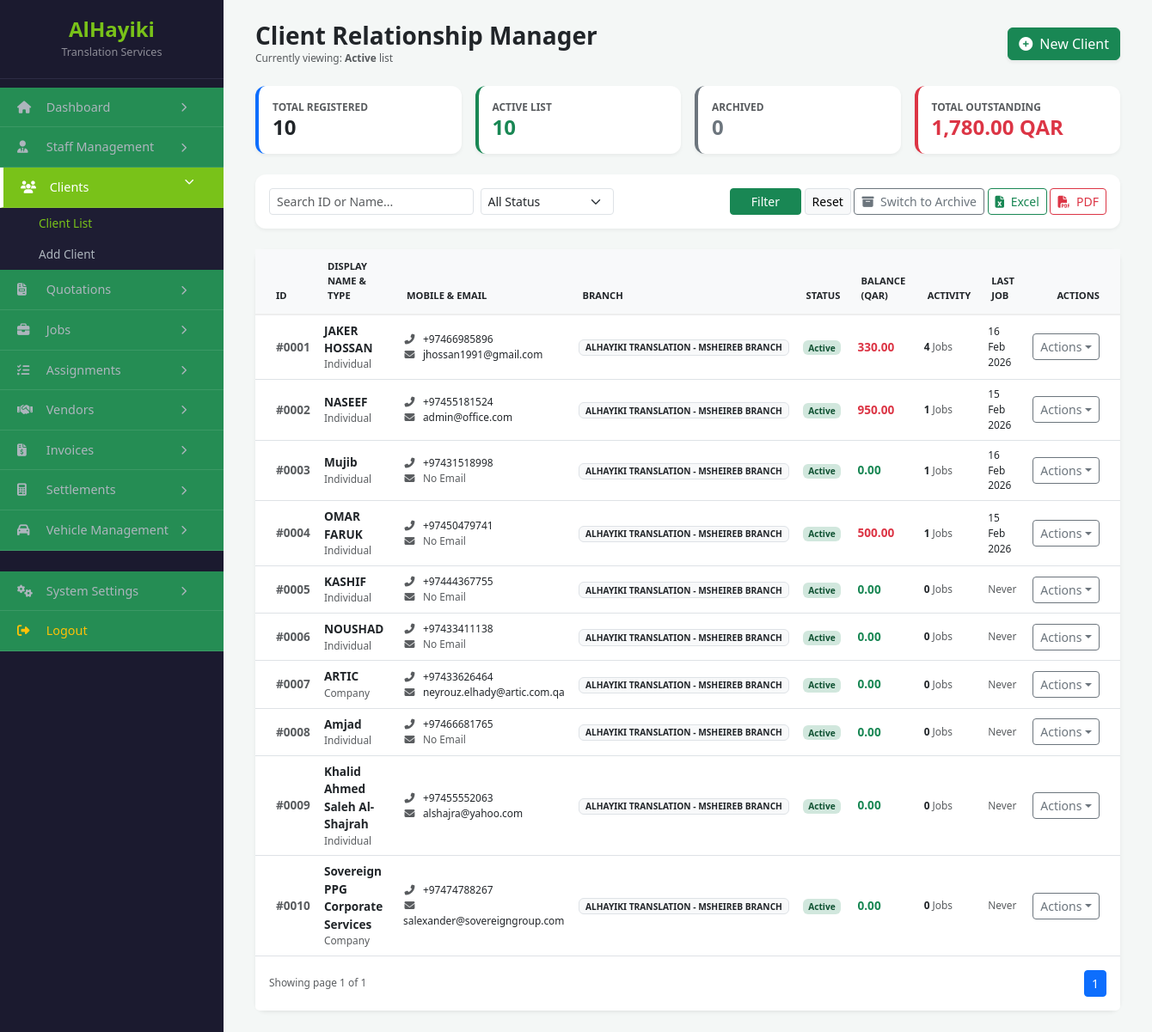
The page /clients.php (signed in) on the database its author committed.
### tables this page shows
CREATE TABLE `clients` (
  `id` int(11) NOT NULL,
  `client_type` enum('Individual','Company') NOT NULL,
  `name` varchar(150) NOT NULL,
  `nationality` varchar(100) DEFAULT NULL,
  `qid_passport` varchar(50) DEFAULT NULL,
  `gender` enum('Male','Female','Other') DEFAULT NULL,
  `company_name` varchar(150) DEFAULT NULL,
  `position` varchar(100) DEFAULT NULL,
  `contact_person` varchar(100) DEFAULT NULL,
  `cr_number` varchar(50) DEFAULT NULL,
  `cr_expiry` date DEFAULT NULL,
  `vat_number` varchar(50) DEFAULT NULL,
  `mobile_primary` varchar(20) NOT NULL,
  `mobile_secondary` varchar(20) DEFAULT NULL,
  `landline` varchar(20) DEFAULT NULL,
  `email` varchar(100) DEFAULT NULL,
  `last_job_date` datetime DEFAULT NULL,
  `website` varchar(255) DEFAULT NULL,
  `address` text DEFAULT NULL,
  `city` varchar(100) DEFAULT NULL,
  `country` varchar(100) DEFAULT 'Qatar',
  `requires_lpo` tinyint(1) DEFAULT 0,
  `has_contract` tinyint(1) DEFAULT 0,
  `contract_start` date DEFAULT NULL,
  `contract_expiry` date DEFAULT NULL,
  `contract_file_path` varchar(255) DEFAULT NULL,
  `delivery_prefs` set('Digital','Office_Collection','Client_Location','On_Request') DEFAULT NULL,
  `internal_notes` text DEFAULT NULL,
  `tags` varchar(255) DEFAULT NULL,
  `is_vip` tinyint(1) DEFAULT 0,
  `status` enum('Active','On Hold','Inactive') DEFAULT 'Active',
  `is_archived` tinyint(1) DEFAULT 0,
  `created_by` int(11) DEFAULT NULL,
  `branch_id` int(11) DEFAULT NULL,
  `is_active` tinyint(1) DEFAULT 1,
  `activity_level` enum('One-Time','Occasional','Regular','Frequent') DEFAULT 'One-Time'
);

CREATE TABLE `branches` (
  `id` int(11) NOT NULL,
  `name` varchar(100) NOT NULL,
  `branch_code` varchar(20) DEFAULT NULL,
  `is_main_branch` tinyint(1) DEFAULT 0,
  `parent_company` varchar(100) DEFAULT NULL,
  `status` enum('Active','Inactive') DEFAULT 'Active',
  `landline` varchar(20) DEFAULT NULL,
  `mobile_numbers` text DEFAULT NULL,
  `emails` text DEFAULT NULL,
  `website` varchar(100) DEFAULT NULL,
  `area` varchar(100) DEFAULT NULL,
  `street_name` varchar(100) DEFAULT NULL,
  `building_number` varchar(20) DEFAULT NULL,
  `zone_number` varchar(20) DEFAULT NULL,
  `city` varchar(50) DEFAULT NULL,
  `country` varchar(50) DEFAULT 'State of Qatar',
  `po_box` varchar(20) DEFAULT NULL,
  `kahramaa_number` varchar(50) DEFAULT NULL,
  `water_number` varchar(50) DEFAULT NULL,
  `google_maps_link` text DEFAULT NULL,
  `legal_documents` longtext DEFAULT NULL CHECK (json_valid(`legal_documents`)),
  `manager_id` int(11) DEFAULT NULL,
  `cr_number` varchar(50) DEFAULT NULL,
  `cr_issue_date` date DEFAULT NULL,
  `cr_expiry_date` date DEFAULT NULL,
  `license_number` varchar(50) DEFAULT NULL,
  `license_expiry_date` date DEFAULT NULL,
  `fire_safety_number` varchar(50) DEFAULT NULL,
  `fire_safety_expiry` date DEFAULT NULL,
  `computer_card_number` varchar(50) DEFAULT NULL,
  `computer_card_expiry` date DEFAULT NULL,
  `chamber_number` varchar(50) DEFAULT NULL,
  `chamber_expiry` date DEFAULT NULL,
  `lease_number` varchar(50) DEFAULT NULL,
  `lease_expiry` date DEFAULT NULL,
  `created_at` timestamp NOT NULL DEFAULT current_timestamp()
);

### clients.php (the view, shortened to what this page needs)
<?php
include 'db.php';
$userBranch = $_SESSION['branch_id'];
$userRoles  = $_SESSION['roles'] ?? [];
$isMainAdmin = (in_array('Admin', $userRoles) && $userBranch == 1);
$page = isset($_GET['page']) ? (int)$_GET['page'] : 1;
$limit = 15;
$offset = ($page - 1) * $limit;
$search    = $_GET['search'] ?? '';
$f_status  = $_GET['status'] ?? '';
$f_branch  = $_GET['branch'] ?? ($isMainAdmin ? '' : $userBranch);
$view_mode = $_GET['view'] ?? 'active';
$params = [];
$whereClauses = [];
$whereClauses[] = ($view_mode === 'archived') ? "c.is_archived = 1" : "c.is_archived = 0";
if ($f_branch) {
    $whereClauses[] = "c.branch_id = ?";
    $params[] = $f_branch;
}
$whereSql = " WHERE " . implode(" AND ", $whereClauses);
$summary = $pdo->query("SELECT
    COUNT(*) as total,
    SUM(CASE WHEN is_archived = 0 THEN 1 ELSE 0 END) as active_count,
    SUM(CASE WHEN is_archived = 1 THEN 1 ELSE 0 END) as archived_count,
    (SELECT SUM(amount_due) FROM jobs WHERE payment_status != 'Paid') as total_due
    FROM clients")->fetch();
$totalRowsStmt = $pdo->prepare("SELECT COUNT(*) FROM clients c $whereSql");
$totalRowsStmt->execute($params);
$totalRows = $totalRowsStmt->fetchColumn();
$totalPages = ceil($totalRows / $limit);
$query = "SELECT c.*,
    b.name as branch_name,
    (SELECT SUM(amount_due) FROM jobs WHERE client_id = c.id AND payment_status != 'Paid') as balance,
    (SELECT MAX(created_at) FROM jobs WHERE client_id = c.id) as last_job_date,
    (SELECT COUNT(*) FROM jobs WHERE client_id = c.id) as activity_count
    FROM clients c
    LEFT JOIN branches b ON c.branch_id = b.id
    $whereSql
    ORDER BY c.id ASC LIMIT $limit OFFSET $offset";
$stmt = $pdo->prepare($query);
$stmt->execute($params);
$clients = $stmt->fetchAll();
?>
<!DOCTYPE html>
<html lang="en">
<head>
    <link href="https://cdn.jsdelivr.net/npm/bootstrap@5.3.0/dist/css/bootstrap.min.css" rel="stylesheet">
    <link rel="stylesheet" href="https://cdnjs.cloudflare.com/ajax/libs/font-awesome/6.4.0/css/all.min.css">
    <link rel="stylesheet" href="https://cdn.datatables.net/1.13.6/css/dataTables.bootstrap5.min.css">
    <link rel="stylesheet" href="https://cdn.datatables.net/buttons/2.4.2/css/buttons.bootstrap5.min.css">
</head>
<body>
<div class="flex-wrapper">
    <?php include 'sidebar.php'; ?>
    <div class="main-content">
        <div class="container-fluid">
            <div class="d-flex justify-content-between align-items-center mb-4">
                <div>
                    <h3 class="fw-bold mb-0 text-dark">Client Relationship Manager</h3>
                    <p class="text-muted small mb-0">Currently viewing: <strong><?= ucfirst($view_mode) ?></strong> list</p>
                </div>
                <a href="add_client.php" class="btn btn-success shadow-sm">
                    <i class="fas fa-plus-circle me-1"></i> New Client
                </a>
            </div>
            <div class="row g-3 mb-4">
                <div class="col-md-3">
                    <div class="card p-3 border-start border-4 border-primary">
                        <small class="text-muted fw-bold">TOTAL REGISTERED</small>
                        <h4 class="fw-bold mb-0"><?= $summary['total'] ?></h4>
                    </div>
                </div>
                <div class="col-md-3">
                    <div class="card p-3 border-start border-4 border-success">
                        <small class="text-muted fw-bold">ACTIVE LIST</small>
                        <h4 class="fw-bold mb-0 text-success"><?= $summary['active_count'] ?></h4>
                    </div>
                </div>
                <div class="col-md-3">
                    <div class="card p-3 border-start border-4 border-secondary">
                        <small class="text-muted fw-bold">ARCHIVED</small>
                        <h4 class="fw-bold mb-0 text-secondary"><?= $summary['archived_count'] ?></h4>
                    </div>
                </div>
                <div class="col-md-3">
                    <div class="card p-3 border-start border-4 border-danger">
                        <small class="text-muted fw-bold">TOTAL OUTSTANDING</small>
                        <h4 class="fw-bold mb-0 text-danger"><?= number_format($summary['total_due'] ?? 0, 2) ?> QAR</h4>
                    </div>
                </div>
            </div>
            <div class="card mb-4">
                <div class="card-body">
                    <form method="GET" class="row g-2 align-items-center">
                        <div class="col-md-3">
                            <input type="text" name="search" id="liveSearch" class="form-control form-control-sm" placeholder="Search ID or Name..." value="<?= htmlspecialchars($search) ?>">
                        </div>
                        <div class="col-md-2">
                            <select name="status" class="form-select form-select-sm">
                                <option value="">All Status</option>
                            </select>
                        </div>
                        <div class="col text-end">
                            <button type="submit" class="btn btn-success btn-sm px-4">Filter</button>
                            <a href="clients.php?view=<?= $view_mode ?>" class="btn btn-light btn-sm border">Reset</a>
                            <a href="?view=<?= $view_mode=='active'?'archived':'active' ?>" class="btn <?= $view_mode=='active'?'btn-outline-secondary':'btn-primary' ?> btn-sm">
                                <i class="fas <?= $view_mode=='active'?'fa-archive':'fa-users' ?> me-1"></i>
                                <?= $view_mode=='active'?'Switch to Archive':'Switch to Active' ?>
                            </a>
                            <button onclick="exportToExcel()" class="btn btn-sm btn-outline-success">
                            <i class="fas fa-file-excel me-1"></i> Excel
                        </button>
                        <button onclick="exportToPDF()" class="btn btn-sm btn-outline-danger">
                            <i class="fas fa-file-pdf me-1"></i> PDF
                        </button>
                        </div>
                    </form>
                </div>
            </div>
            <div class="card shadow-sm">
                <div class="table-responsive">
                    <table class="table table-hover align-middle mb-0" id="clientTable">
                        <thead>
                            <tr>
                                <th class="ps-4">ID</th>
                                <th>Display Name & Type</th>
                                <th>Mobile & Email</th>
                                <th>Branch</th>
                                <th>Status</th>
                                <th>Balance (QAR)</th>
                                <th>Activity</th>
                                <th>Last Job</th>
                                <th class="text-end pe-4">Actions</th>
                            </tr>
                        </thead>
                        <tbody id="live-table-body">
                            <?php foreach($clients as $row): ?>
                            <tr>
                                <td class="ps-4 fw-bold text-muted">#<?= str_pad($row['id'], 4, '0', STR_PAD_LEFT) ?></td>
                                <td>
                                    <a href="client_view.php?id=<?= $row['id'] ?>" class="client-link">
                                        <?= htmlspecialchars($row['name']) ?>
                                    </a>
                                    <div class="small text-muted"><?= $row['client_type'] ?></div>
                                </td>
                                <td>
                                    <ul class="list-unstyled mb-0 small">
                                        <li><i class="fas fa-phone-alt fa-fw me-2 text-muted"></i><?= $row['mobile_primary'] ?></li>
                                        <li><i class="fas fa-envelope fa-fw me-2 text-muted"></i><?= $row['email'] ?: '<span class="text-muted">No Email</span>' ?></li>
                                    </ul>
                                </td>
                                <td>
                                    <span class="badge bg-light text-dark border"><?= htmlspecialchars($row['branch_name'] ?? 'Unassigned') ?></span>
                                </td>
                                <td>
                                    <?php
                                        $s = $row['status'];
                                        $cls = ($s == 'Active') ? 'badge-active' : (($s == 'On Hold') ? 'badge-hold' : 'badge-inactive');
                                    ?>
                                    <span class="badge <?= $cls ?>"><?= $s ?></span>
                                </td>
                                <td>
                                    <?php $bal = $row['balance'] ?? 0; ?>
                                    <span class="fw-bold <?= ($bal > 0) ? 'text-danger' : 'text-success' ?>">
                                        <?= number_format($bal, 2) ?>
                                    </span>
                                </td>
                                <td>
                                    <div class="small">
                                        <span class="fw-bold text-dark"><?= $row['activity_count'] ?></span> <span class="text-muted">Jobs</span>
                                    </div>
                                </td>
                                <td class="small">
                                    <?= $row['last_job_date'] ? date('d M Y', strtotime($row['last_job_date'])) : '<span class="text-muted">Never</span>' ?>
                                </td>
                                <td class="text-end pe-4">
                                    <div class="dropdown">
                                        <button class="btn btn-sm btn-outline-secondary dropdown-toggle" data-bs-toggle="dropdown">Actions</button>
                                    </div>
                                </td>
                            </tr>
                            <?php endforeach; ?>
                        </tbody>
                    </table>
                </div>
                <div class="card-footer bg-white border-0 py-3">
                    <div class="row align-items-center">
                        <div class="col small text-muted">Showing page <?= $page ?> of <?= $totalPages ?: 1 ?></div>
                        <div class="col-auto">
                            <nav><ul class="pagination pagination-sm mb-0">
                                <?php for($i=1; $i<=$totalPages; $i++): ?>
                                    <li class="page-item <?= $i==$page?'active':'' ?>">
                                        <a class="page-link" href="?page=<?= $i ?>&search=<?= urlencode($search) ?>&view=<?= $view_mode ?>&status=<?= $f_status ?>&branch=<?= $f_branch ?>">
                                            <?= $i ?>
                                        </a>
                                    </li>
                                <?php endfor; ?>
                            </ul></nav>
                        </div>
                    </div>
                </div>
            </div>
        </div>
    </div>
</div>
</body>
</html>

### clients.php (style rules this page uses)
:root { --brand: #198754; }
body { background-color: #f4f7f6; font-family: 'Segoe UI', sans-serif; font-size: 0.85rem; }
.flex-wrapper { display: flex; min-height: 100vh; }
.main-content { flex-grow: 1; padding: 25px; }
.card { border: none; box-shadow: 0 0.125rem 0.25rem rgba(0, 0, 0, 0.05); border-radius: 12px; }
.table thead th { background: #f8f9fa; text-transform: uppercase; font-size: 0.7rem; padding: 12px; border-bottom: 2px solid #eee; }
.badge-active { background: #d1e7dd; color: #0f5132; }
.client-link { text-decoration: none; color: #212529; transition: color 0.2s; font-weight: 600; }

### rows shown on the page
clients: id "0001", name "JAKER HOSSAN", client_type "Individual", mobile_primary "+97466985896", email "jhossan1991@gmail.com", branch.name "ALHAYIKI TRANSLATION - MSHEIREB BRANCH", status "Active", bal "330.00", activity_count "4", last_job_date "16 Feb 2026"
clients: id "0002", name "NASEEF", client_type "Individual", mobile_primary "+97455181524", email "admin@office.com", branch.name "ALHAYIKI TRANSLATION - MSHEIREB BRANCH", status "Active", bal "950.00", activity_count "1", last_job_date "15 Feb 2026"
clients: id "0003", name "Mujib", client_type "Individual", mobile_primary "+97431518998", email "No Email", branch.name "ALHAYIKI TRANSLATION - MSHEIREB BRANCH", status "Active", bal "0.00", activity_count "1", last_job_date "16 Feb 2026"
clients: id "0004", name "OMAR FARUK", client_type "Individual", mobile_primary "+97450479741", email "No Email", branch.name "ALHAYIKI TRANSLATION - MSHEIREB BRANCH", status "Active", bal "500.00", activity_count "1", last_job_date "15 Feb 2026"
clients: id "0005", name "KASHIF", client_type "Individual", mobile_primary "+97444367755", email "No Email", branch.name "ALHAYIKI TRANSLATION - MSHEIREB BRANCH", status "Active", bal "0.00", activity_count "0", shows "Never"
clients: id "0006", name "NOUSHAD", client_type "Individual", mobile_primary "+97433411138", email "No Email", branch.name "ALHAYIKI TRANSLATION - MSHEIREB BRANCH", status "Active", bal "0.00", activity_count "0", shows "Never"
clients: id "0007", name "ARTIC", client_type "Company", mobile_primary "+97433626464", email "neyrouz.elhady@artic.com.qa", branch.name "ALHAYIKI TRANSLATION - MSHEIREB BRANCH", status "Active", bal "0.00", activity_count "0", shows "Never"
clients: id "0008", name "Amjad", client_type "Individual", mobile_primary "+97466681765", email "No Email", branch.name "ALHAYIKI TRANSLATION - MSHEIREB BRANCH", status "Active", bal "0.00", activity_count "0", shows "Never"
clients: id "0009", name "Khalid Ahmed Saleh Al-Shajrah", client_type "Individual", mobile_primary "+97455552063", email "alshajra@yahoo.com", branch.name "ALHAYIKI TRANSLATION - MSHEIREB BRANCH", status "Active", bal "0.00", activity_count "0", shows "Never"
clients: id "0010", name "Sovereign PPG Corporate Services", client_type "Company", mobile_primary "+97474788267", email "salexander@sovereigngroup.com", branch.name "ALHAYIKI TRANSLATION - MSHEIREB BRANCH", status "Active", bal "0.00", activity_count "0", shows "Never"

### other values the page prints
$view_mode "Active"
$summary['total'] "10"
$summary['active_count'] "10"
$summary['archived_count'] "0"
$summary['total_due'] "1,780.00"
$page "1"
$totalPages ?: 1 "1"
